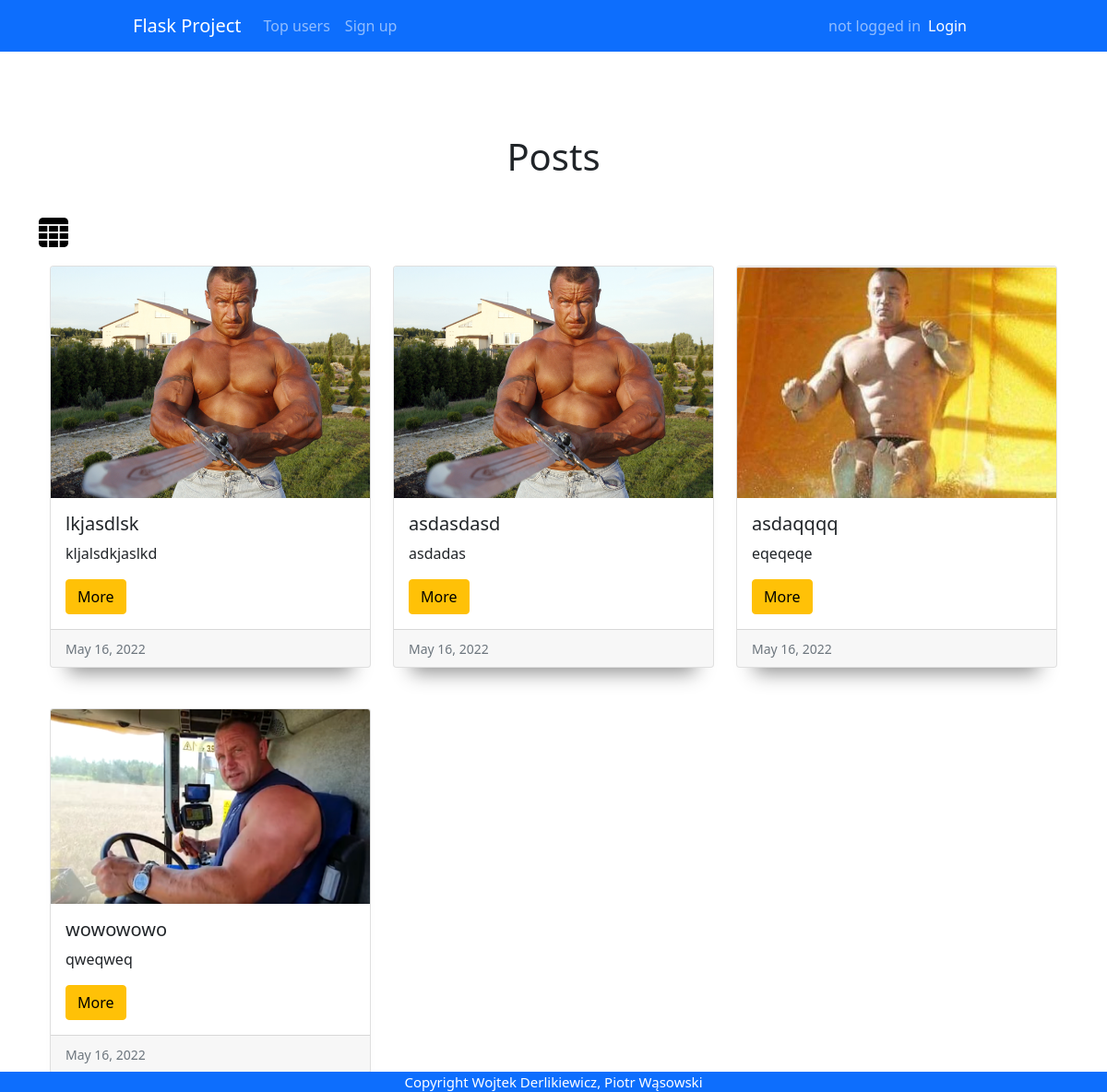
The page / on the database its author committed.
### app.py (models this page shows)
class Posts(db.Model, UserMixin):
    id = db.Column(db.Integer, primary_key = True)
    title = db.Column(db.String(20), nullable=False)
    author = db.Column(db.String(30), nullable=False)
    content = db.Column(db.Text, nullable=False)
    category = db.Column(db.String(80), nullable=False)
    image = db.Column(db.String(), nullable=False)
    date_posted = db.Column(db.DateTime, default=datetime.datetime.utcnow())

### app.py (the view)
@app.route('/', methods=['GET', 'POST'])
def home():
    view = 'grid'
    if request.method == 'POST':
        if request.form['view'] == 'table':
            view = 'table'
        elif request.form['view'] == 'grid':
            view = 'grid'
    all_posts = db.session.query(Posts).order_by(Posts.date_posted.desc())
    return render_template('home.html', posts=all_posts, view = view)

### templates/home.html (shortened to what this page needs)
{% extends "base.html" %} {% block title %}Home{% endblock %} {% block content
%}
<h1>Posts</h1>
<br>
{% if view == 'grid' %}
<form class="form-switch" method="POST">
    <input class="switch" type="submit" src="/static/images/table.png" value="table" name="view">
</form>
{% endif %}
  {% if view == 'grid' %}
  <div class="row row-cols-1 row-cols-md-3 g-4" >
    {% for post in posts %}
    <div class="col">
      <div class="card h-100">
        <img src="/static/images/{{ post.image }}" class="card-img-top" alt="{{ post.title }}">
        <div class="card-body">
          <h5 class="card-title">{{ post.title }}</h5>
          <p class="card-text">
            {% if post.content|length >20 %}
            {{ post.content[:40] + "..."}}
            {% else %}
            {{ post.content}}
            {% endif %}
            <div class="card-buttons">
            <a href="/post/{{post.id}}" type="button" class="btn btn-warning">More</a>
          </div>
          </div>
        <div class="card-footer">
          <small class="text-muted">{{ post.date_posted.strftime("%b %d, %Y") }}</small>
        </div>
      </div>
    </div>
    {% endfor %}
  </div>
  {% endif %}
 {% endblock %}

### static/styles/base.css (style rules this page uses)
html { overflow: -moz-scrollbars-vertical; overflow-y: scroll; }
body { margin: 0; background-color: dimgrey; font-family: "Roboto", sans-serif; }
a { text-decoration: none; }
h1 { padding: 10px; }
form { width: 70%; }
.form-switch { width: 100%; padding: 0 !important; }
.switch { overflow: hidden; padding: 0; float: left; width: 32px; height: 32px; border: none; color: transparent; background-color: transparent; background-image: url(/static/images/table.png); background-repeat: no-repeat; background-size: 32px, 32px; margin-bottom: 20px !important; }
input { width: 70%; padding: 12px 20px; margin-bottom: 10px !important; border: 1px solid #ccc; border-radius: 4px; box-sizing: border-box; }
.row { width: 100%; }
.card { width: 100%; height: fit-content; margin-bottom: 20px; box-shadow: rgba(0, 0, 0, 0.45) 0px 25px 20px -20px; }
.card-img-top { height: 100%; }
.card-buttons { width: 100%; }
.col { margin-bottom: 20px; }

### rows shown on the page
Posts: image (picture), title "lkjasdlsk", content "kljalsdkjaslkd", date_posted "May 16, 2022"
Posts: image (picture), title "asdasdasd", content "asdadas", date_posted "May 16, 2022"
Posts: image (picture), title "asdaqqqq", content "eqeqeqe", date_posted "May 16, 2022"
Posts: image (picture), title "wowowowo", content "qweqweq", date_posted "May 16, 2022"
